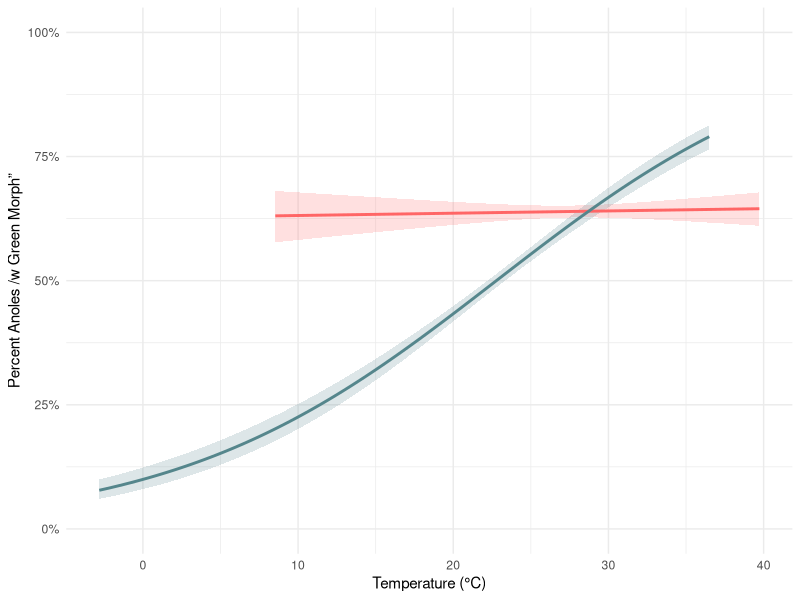

The R source for this figure:
## ---- chunk 1

library(ggplot2)
library(dplyr)

#anoleglm <- read.csv("data/anoleglm.csv")
anoleglm <- read.csv("data/highresanole.csv")
anoleglm$Season <-  recode(anoleglm$season,
                         "Breeding season" = "summer only",
                         "Non-Breeding season" = "summer excluded")
## ---- chunk 2

library(ggplot2)
library(scales)
library(dplyr)

# Ensure factors and correct levels
anoleglm <- anoleglm %>%
  mutate(
    color = factor(color, levels = c("brown", "green")),
    Season = factor(Season, levels = c("summer only", "summer excluded"))
  )

# Fit one model with interaction between temperature and season
model <- glm(
  formula = color ~ hour_temperature * Season,
  data    = anoleglm,
  family  = binomial
)

# Build new data for prediction
# For each Season, predict across the observed range of temperatures in that season
newdata <- bind_rows(lapply(levels(anoleglm$Season), function(seas) {
  df_sub <- filter(anoleglm, Season == seas)
  
  temp_seq <- seq(
    from = min(df_sub$hour_temperature, na.rm = TRUE),
    to   = max(df_sub$hour_temperature, na.rm = TRUE),
    length.out = 100
  )
  
  data.frame(
    Season = factor(seas, levels = levels(anoleglm$Season)),
    hour_temperature = temp_seq
  )
}))

# Predict on the logit scale and back-transform to probabilities
preds <- predict(model, newdata = newdata, type = "link", se.fit = TRUE)

# Combine predictions with newdata
pred_df <- newdata %>%
  mutate(
    fit_link = preds$fit,
    se_link = preds$se.fit,
    lower = plogis(fit_link - 1.96 * se_link),
    upper = plogis(fit_link + 1.96 * se_link),
    fit = plogis(fit_link)
  )

# Plot
ggplot(pred_df,
       aes(x = hour_temperature,
           y = fit,
           color = Season,
           fill  = Season)) +
  geom_ribbon(aes(ymin = lower, ymax = upper),
              alpha = 0.2,
              color = NA) +
  geom_line(size = 1) +
  xlab("Temperature (°C)") +
  ylab("Percent Anoles /w Green Morph”") +
  scale_y_continuous(
    labels = percent_format(accuracy = 1),
    limits = c(0, 1),
    breaks = seq(0, 1, 0.25)
  ) +
  scale_x_continuous(breaks = seq(0, 45, 10)) +
  scale_color_manual(values = c(
    "summer only"     = "#FF6666",
    "summer excluded" = "#55868C"
  )) +
  scale_fill_manual(values = c(
    "summer only"     = "#FF6666",
    "summer excluded" = "#55868C"
  )) +
  theme_minimal() +
  theme(legend.position = "none")

## ---- chunk 3

summary(model)
## ---- chunk 4

# Fit one model with interaction between temperature and season
model2 <- glm(
  formula = color ~ hour_temperature,
  data    = anoleglm,
  family  = binomial
)

model3 <- glm(
  formula = color ~ hour_temperature + Season,
  data    = anoleglm,
  family  = binomial
)

summary(model)
AIC(model)
AIC(model2)
AIC(model3)
15437 - 15287
1 - (model$deviance / model$null.deviance)

#library(pROC)
#pred <- predict(model, type = "response")
#roc_obj <- roc(anoleglm$color, pred)
#plot(roc_obj)
#auc(roc_obj)
